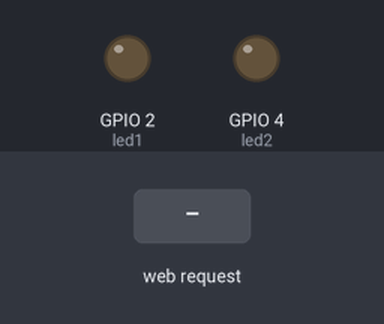
Simulated run of this sketch. Board: ESP32. Parts: output pins drawn as LEDs (lit = HIGH). The inputs (shaded band) are chosen by the test bench. WiFi joins after 1.5 s; servers stay silent unless stated; what the sketch prints to the serial monitor is not drawn.

Above: at 2.7 s.
2.8 s: HTTP request GET /L1ON received
At 3.7 s:
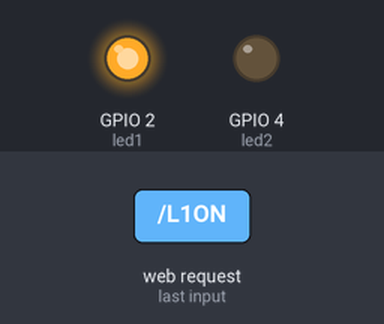
4.3 s: HTTP request GET /L2ON received
At 4.8 s:
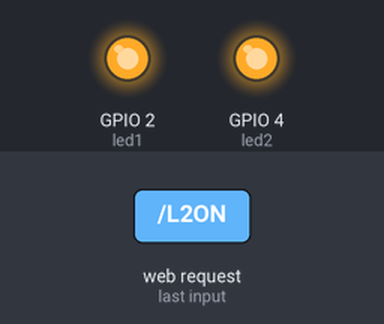
5.8 s: HTTP request GET /L1OFF received
At 7.0 s:
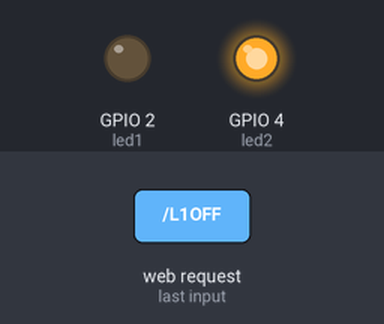
7.3 s: HTTP request GET /L2OFF received
At 8.3 s:
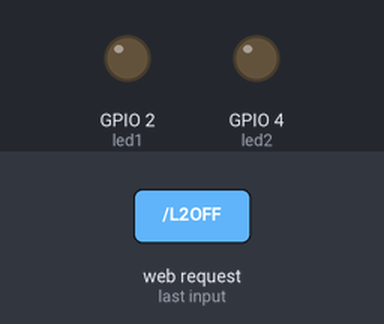
Timing chart, 0 to 9.8 s (numbered marks = the images above; inputs shaded):
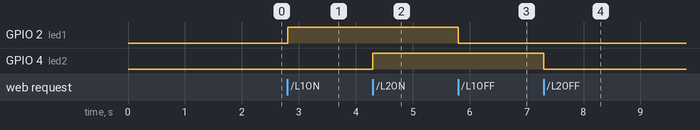

Measured:
- after the input at 2.8 s, GPIO 2 (led1): LOW → HIGH at once
- after the input at 4.3 s, GPIO 4 (led2): LOW → HIGH at once
- after the input at 5.8 s, GPIO 2 (led1): HIGH → LOW at once
- after the input at 7.3 s, GPIO 4 (led2): HIGH → LOW at once

The sketch:

Smarthome.ino
```cpp
#include <WiFi.h>

const char* ssid = "Benjamin";
const char* password = "12345678";

WiFiServer server(80);


const int led1 = 2;
const int led2 = 4;

void setup() {
  Serial.begin(115200);
  pinMode(led1, OUTPUT);
  pinMode(led2, OUTPUT);

  // Connect to your hotspot
  WiFi.begin(ssid, password);
  Serial.print("Connecting to WiFi");
  while (WiFi.status() != WL_CONNECTED) {
    delay(500);
    Serial.print(".");
  }

  Serial.println("\nConnected!");
  Serial.print("IP Address: ");
  Serial.println(WiFi.localIP());
  server.begin();
}

void loop() {
  WiFiClient client = server.available();

  if (client) {
    String currentLine = "";
    while (client.connected()) {
      if (client.available()) {
        char c = client.read();
        if (c == '\n') {
          if (currentLine.length() == 0) {

            client.println("HTTP/1.1 200 OK");
            client.println("Content-type:text/html");
            client.println("Access-Control-Allow-Origin: *");
            client.println("Connection: close");
            client.println();


            client.println("<!DOCTYPE html><html>");
            client.println("<head><meta name=\"viewport\" content=\"width=device-width, initial-scale=1\">");
            client.println("<style>body { font-family: sans-serif; text-align: center; background: #121212; color: white; }");
            client.println(".btn { display: block; width: 200px; margin: 20px auto; padding: 20px; font-size: 20px; color: white; text-decoration: none; border-radius: 10px; }");
            client.println(".on { background: #00C853; } .off { background: #D50000; }</style></head>");
            client.println("<body><h1>ESP32 Control</h1>");

            client.println("p>LED 1 (GPIO 2)</p>");
            client.println("<a class=\"btn on\" href=\"/L1ON\">TURN ON</a><a class=\"btn off\" href=\"/L1OFF\">TURN OFF</a>");

            client.println("<p>LED 2 (GPIO 4)</p>");
            client.println("<a class=\"btn on\" href=\"/L2ON\">TURN ON</a><a class=\"btn off\" href=\"/L2OFF\">TURN OFF</a>");

            client.println("</body></html>");
            client.println();
            break;
          } else { currentLine = ""; }
        } else if (c != '\r') {
          currentLine += c;
        }

        // Logic to turn LEDs on/off based on URL clicks
        if (currentLine.endsWith("GET /L1ON")) digitalWrite(led1, HIGH);
        if (currentLine.endsWith("GET /L1OFF")) digitalWrite(led1, LOW);
        if (currentLine.endsWith("GET /L2ON")) digitalWrite(led2, HIGH);
        if (currentLine.endsWith("GET /L2OFF")) digitalWrite(led2, LOW);
      }
    }
    client.stop();
  }
}
```
